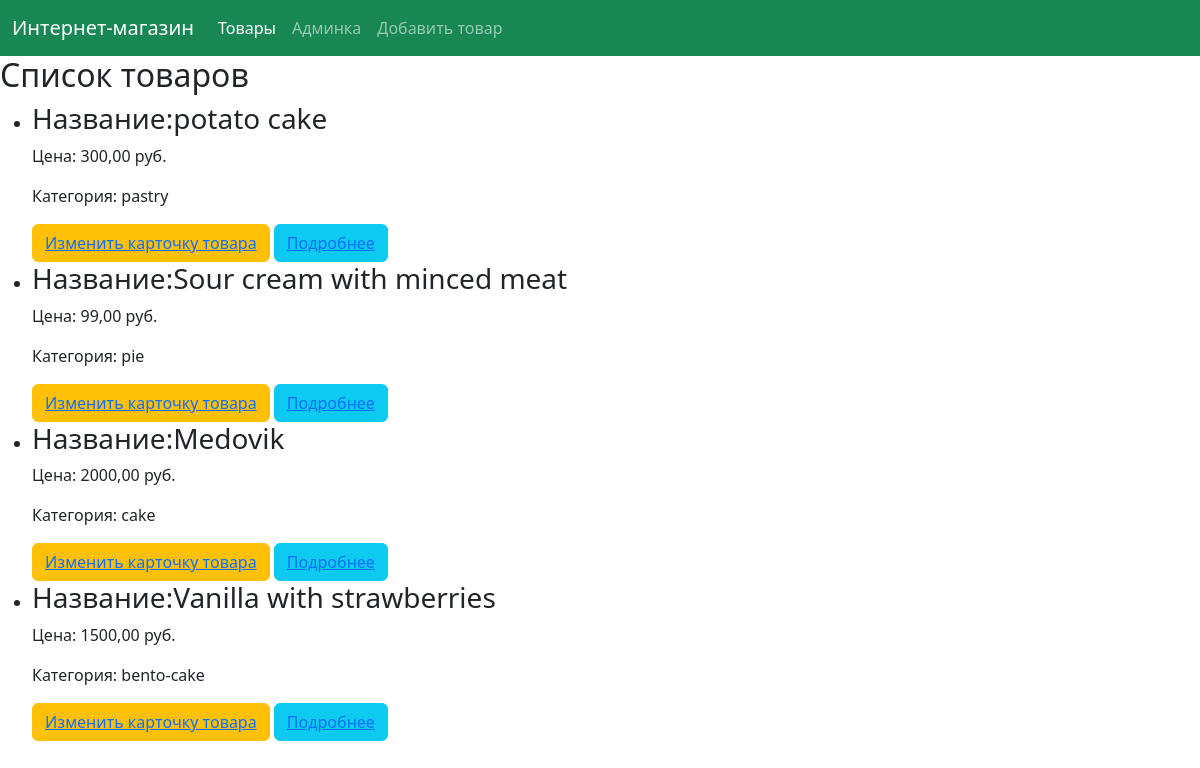
The app's page /product/ with its own data.
### shop_app/models.py (models this page shows, shortened)
class Product(models.Model):
    name = models.CharField(max_length=200, verbose_name='Название товара', null=True)
    description = models.TextField(blank=True, verbose_name='Состав')
    price = models.DecimalField(max_digits=10, decimal_places=2, verbose_name='Цена')
    quantity = models.IntegerField(blank=True, default=0, verbose_name='Количество')
    created_at = models.DateTimeField(auto_now_add=True)
    category = models.ForeignKey(Category, on_delete=models.CASCADE, related_name='products')

class Category(models.Model):
    category_id = models.AutoField(primary_key=True)
    name = models.CharField(max_length=150, verbose_name='Название категории', default='', null=True)
    description = models.TextField(blank=True, verbose_name='Описание',)

### shop_app/views.py (the view)
# urls.py: path('product/', views.product_list, name='product_list'),
def product_list(request):
    products = Product.objects.all()
    context = {
        'product_list': products,
    }
    return render(request, 'shop_app/product_list.html', context=context)

### shop_app/templates/shop_app/product_list.html
{% extends 'shop_app/base.html' %}
{% block content %}
<h2>Список товаров</h2>
<ul>
    {% for product in product_list %}
    <li>
        <h3>Название:{{ product.name }}</h3>
        <p>Цена: {{ product.price }} руб.</p>
        <p>Категория: {{ product.category.name }}</p>
        <button type="button" class="btn btn-warning">
            <a href="{% url 'edit_product' product.id  %}">Изменить карточку товара</a></button>
        <button type="button" class="btn btn-info">
            <a href="{% url 'product_detail' product.pk %}">Подробнее</a></button>
    </li>
    {% empty %}
    <p>Товаров нет</p>
    {% endfor %}
</ul>
{% endblock %}

### shop_app/templates/shop_app/base.html (shortened to what this page needs)
<!DOCTYPE html>
<html>
<head>
    <link href="https://cdn.jsdelivr.net/npm/bootstrap@5.3.0-alpha3/dist/css/bootstrap.min.css" rel="stylesheet">
</head>
<nav class="navbar navbar-expand-lg navbar-dark bg-success">
<div class="container-fluid">
        <a class="navbar-brand" href="/">Интернет-магазин</a>
        <div class="collapse navbar-collapse" id="navbarNav">
            <ul class="navbar-nav">
                <li class="nav-item">
                    <a class="nav-link active" aria-current="page" <a href="{% url 'product_list' %}">Товары</a></a>
                </li>
                <li class="nav-item">
                    <a class="nav-link" <a href="{% url 'admin:index' %}">Админка</a></a>
                </li>
                <li class="nav-item">
                    <a class="nav-link" <a href="{% url 'create_product' %}">Добавить товар</a></a>
                </li>
            </ul>
        </div>
    </div>
</nav>
<body>
    {% block content %}{% endblock %}
</body>
</html>

### records on screen
Product: name "potato cake", price "300,00", category.name "pastry"
Product: name "Sour cream with minced meat", price "99,00", category.name "pie"
Product: name "Medovik", price "2000,00", category.name "cake"
Product: name "Vanilla with strawberries", price "1500,00", category.name "bento-cake"
